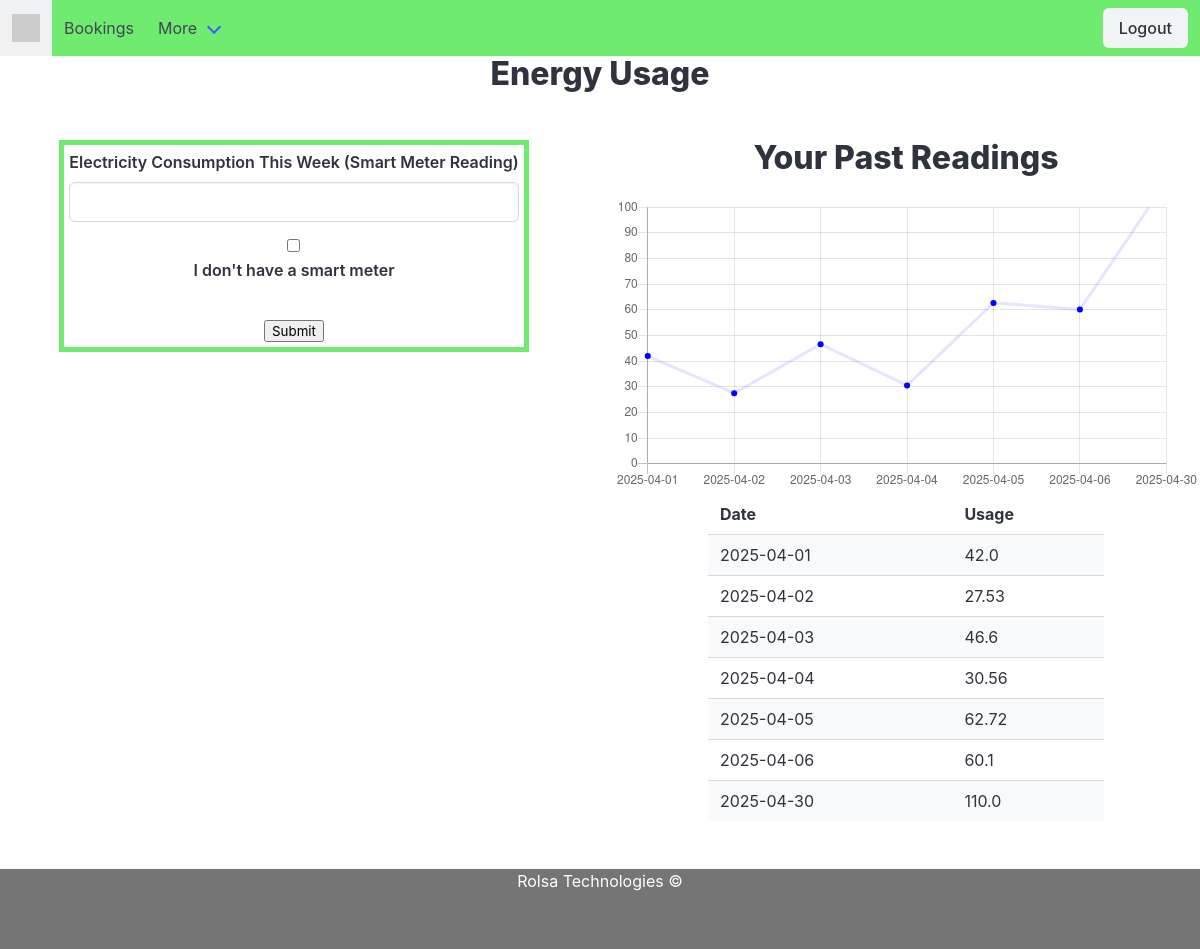
/energy-consumption (signed in), run on the app's committed database.
### tables this page shows
CREATE TABLE energy (date DATE, user_ID INTEGER, usage DOUBLE);

### app.py (the view)
@app.route('/energy-consumption')       # fetches user's energy data for the chart on the energy page
@login_required
def energy():
    con = sqlite3.connect('rolsa.db')
    con.row_factory = lambda cursor, row: row[0]
    cur = con.cursor()
    cur.execute("SELECT * FROM energy WHERE user_ID = (?) AND date = (?)", (current_user.get_id(), date.today()))        # checks if there is a record for today
    completed = cur.fetchone()
    cur.execute("SELECT date FROM energy WHERE user_ID = (?)", (current_user.get_id(),))
    x = cur.fetchall()
    cur.execute("SELECT usage FROM energy WHERE user_ID = (?)", (current_user.get_id(),))
    y = cur.fetchall()
    print(completed)
    if completed == None:       # depending on whether there is a record for today, the html page will load differently
        return render_template("energy.html", x = x, y = y)
    else:
        return render_template("energy.html", completed = True, x = x, y = y)

### app.py (called while the page is built)
@log_manager.user_loader        # loads user info such as id
def load_user(user_id):
   con = sqlite3.connect('rolsa.db')
   curs = con.cursor()
   curs.execute("SELECT * from login where user_ID = (?)",[user_id])
   liUser = curs.fetchone()
   if liUser is None:
      return None
   else:
      return User(int(liUser[0]), liUser[1], liUser[2])

### templates/energy.html (shortened to what this page needs)
{% extends 'base.html' %}
{% block content %}
<h1 class="title">Energy Usage</h1>
<br>
<div class="columns">
    <div class="column">
        {% if completed == True %}
            <h2 class="is-centered">You have registered your readings for today.</h2>
        {% else %}
            <form action="/energy-consumption" method="POST" class="form">
                <div class="field">
                    <label for="KW" class="label">Electricity Consumption This Week (Smart Meter Reading)</label>
                    <input type="number" name="energy0" id="energy0" step="0.01" min="0" class="input">
                </div>
                <div class="field">
                    <input type="checkbox" name="smartmeter" id="smartmeter" onchange="no_meter()">
                    <label for="smartmeter" class="label">I don't have a smart meter</label>
                </div>
                <br>
                <input type="submit" value="Submit">
            </form>
        {% endif %}
    </div>
    <div class="column">
        <h1 class="title">Your Past Readings</h1>
        <div>
            <canvas id="myChart" style="width:100%;max-width:600px" class="graph"></canvas>
        </div>
        <table class="table is-striped is-hoverable onethird div-is-centered">
            <tr>
                <th>Date</th>
                <th>Usage</th>
            </tr>
            {% for i in x %}
            <tr>
                <td>{{i}}</td>
                <td>{{y[loop.index0]}}</td>
            </tr>
            {% endfor %}
        </table>
    </div>
</div>
<br>
<script>
    const xValues = {{ x|tojson }};
    const yValues = {{ y|tojson }};
    new Chart("myChart", {
    type: "line",
    data: {
        labels: xValues,
        datasets: [{
        fill: false,
        lineTension: 0,
        backgroundColor: "rgba(0,0,255,1.0)",
        borderColor: "rgba(0,0,255,0.1)",
        data: yValues
        }]
    },
    options: {
        legend: {display: false},
        scales: {
        yAxes: [{ticks: {min: 0, max:100}}],
        }
    }
    });
</script>
{% endblock %}

### static/style.css (style rules this page uses)
* { margin: 0; box-sizing: border-box; text-decoration: none; color: black; }
body { padding: 0; margin: 0; min-height: 100vh; display: flex; flex-direction: column; }
.div-is-centered { margin: auto; }
.onethird { width: 33vw; }
.title { text-align: center; }
.form { text-align: center; border: 5px solid rgb(111, 235, 111); width: fit-content; margin: auto; padding: 5px 5px 5px 5px; }
.graph { margin: auto; }

### data on the page
energy: date "2025-04-01", usage "42.0"
energy: date "2025-04-02", usage "27.53"
energy: date "2025-04-03", usage "46.6"
energy: date "2025-04-04", usage "30.56"
energy: date "2025-04-05", usage "62.72"
energy: date "2025-04-06", usage "60.1"
energy: date "2025-04-30", usage "110.0"

### other printed values
chart data {{ x|tojson }} ["2025-04-01", "2025-04-02", "2025-04-03", "2025-04-04", "2025-04-05", "2025-04-06", "2025-04-30"]
chart data {{ y|tojson }} [42.0, 27.53, 46.6, 30.56, 62.72, 60.1, 110.0]
